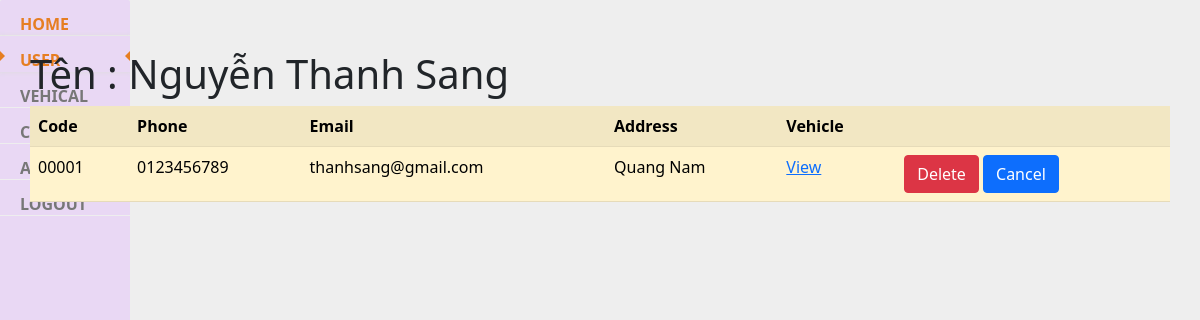
The page /parkingmanage/10 (signed in) on the database as committed earlier.
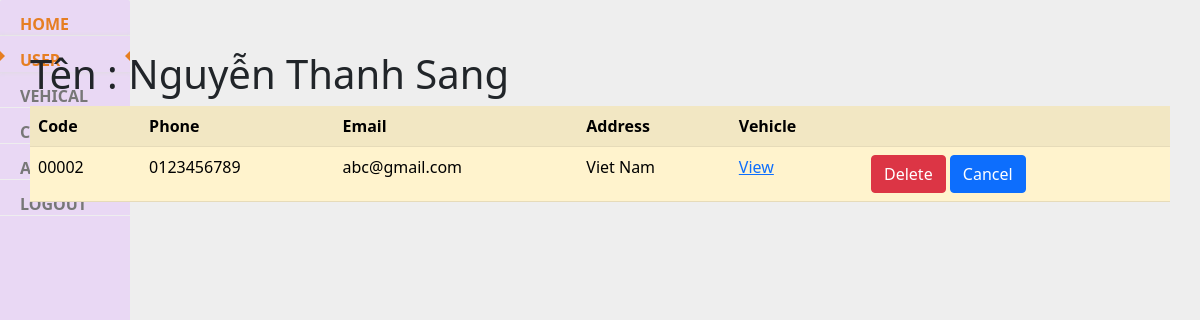
The same page on the database as committed later.
### parkingmanage/models.py (models this page shows, shortened)
class User(models.Model):
    code = models.TextField(max_length=10)
    name = models.TextField(max_length=255, null=True)
    phone = models.CharField(max_length=10, validators=[RegexValidator(r'^\d{1,10}$')], null=True)
    email = models.EmailField(blank=False, null=True)
    address = models.TextField(blank=True, null=True)

### parkingmanage/views.py (the view)
# urls.py: path('<int:id>', detail_view, name='detail'),
def detail_view(request, id):
    mode = 'none'
    if request.session['username'] is None:
        return render(request, 'login.html', { 'display': 'none' })
    usertype = request.session['usertype']
    if usertype == 'Administrator' or usertype == 'Manager':
        mode = 'block'
    user = get_object_or_404(User, id=id)
    vehicles = Vehicle.objects.all()
    context = {
        'mode': mode,
        'user': user,
        'vehicles' : vehicles
    }
    return render(request, 'detail.html', context)

### parkingmanage/templates/detail.html
{% extends 'base.html' %}
{% block content %}
    <h1>Tên : {{ user.name | default:'World'}}</h1>
    <table class="table table-striped table-hover; table-warning">
        <thred>
            <th>Code</th>
            <th>Phone</th>
            <th>Email</th>
            <th>Address</th>
            <th>Vehicle</th>
            <th></th>
        </thred>
        <body>
            <tr>
                <td>{{user.code}}</td>
                <td>{{user.phone}}</td>
                <td>{{user.email}}</td>
                <td>{{user.address}}</td>
                <td><a href= "{% url 'view_vehicle' user.id%}"> View </a></td>
                <td>
                    <a href="{% url 'delete' user.id%}" class="btn btn-danger"> Delete </a>
                    <a href="{{ request.META.HTTP_REFERER }}" class="btn btn-primary"> Cancel </a>
                </td>
            </tr>
        </body>
    </table>
{% endblock %}

Rows that differ between the two databases and show on the page:
changed User "Nguyễn Thanh Sang": code "00001" → "00002"; email "thanhsang@gmail.com" → "abc@gmail.com"; address "Quang Nam" → "Viet Nam"
